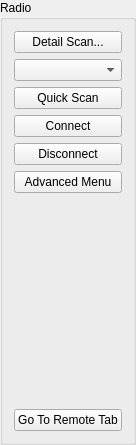
<?xml version="1.0" encoding="UTF-8"?>
<ui version="4.0">
 <class>RadioPanel</class>
 <widget class="QGroupBox" name="RadioPanel">
  <property name="geometry">
   <rect>
    <x>0</x>
    <y>0</y>
    <width>115</width>
    <height>445</height>
   </rect>
  </property>
  <property name="windowTitle">
   <string>Radio Panel</string>
  </property>
  <property name="title">
   <string>Radio</string>
  </property>
  <layout class="QVBoxLayout" name="verticalLayout">
   <item>
    <widget class="QPushButton" name="detailScanButton">
     <property name="text">
      <string>Detail Scan...</string>
     </property>
    </widget>
   </item>
   <item>
    <widget class="QComboBox" name="devicesComboBox"/>
   </item>
   <item>
    <widget class="QPushButton" name="scanButton">
     <property name="text">
      <string>Quick Scan</string>
     </property>
    </widget>
   </item>
   <item>
    <widget class="QPushButton" name="connectButton">
     <property name="text">
      <string>Connect</string>
     </property>
    </widget>
   </item>
   <item>
    <widget class="QPushButton" name="disconnectButton">
     <property name="text">
      <string>Disconnect</string>
     </property>
    </widget>
   </item>
   <item>
    <widget class="QPushButton" name="advancedMenuButton">
     <property name="text">
      <string>Advanced Menu</string>
     </property>
    </widget>
   </item>
   <item>
    <layout class="QVBoxLayout" name="ctrlVarLayout"/>
   </item>
   <item>
    <spacer name="verticalSpacer">
     <property name="orientation">
      <enum>Qt::Vertical</enum>
     </property>
     <property name="sizeHint" stdset="0">
      <size>
       <width>10</width>
       <height>10</height>
      </size>
     </property>
    </spacer>
   </item>
   <item>
    <widget class="QPushButton" name="goToRemoteButton">
     <property name="text">
      <string>Go To Remote Tab</string>
     </property>
    </widget>
   </item>
  </layout>
  <action name="actionConnectAnyBootloader">
   <property name="text">
    <string>Connect Any Bootloader</string>
   </property>
  </action>
  <action name="actionConnectSpecificBootloader">
   <property name="text">
    <string>Connect Specific Bootloader</string>
   </property>
  </action>
  <action name="actionBootloaderScan">
   <property name="text">
    <string>Bootloader Scan</string>
   </property>
  </action>
  <action name="actionConnectNoStreaming">
   <property name="text">
    <string>Connect (No Streaming)</string>
   </property>
  </action>
  <action name="actionBulkClaim">
   <property name="text">
    <string>Bulk Claim</string>
   </property>
   <property name="toolTip">
    <string>Bulk Claim</string>
   </property>
  </action>
  <action name="actionBulkUpdateFirmware">
   <property name="text">
    <string>Bulk Update Firmware</string>
   </property>
  </action>
 </widget>
 <resources/>
 <connections/>
</ui>
